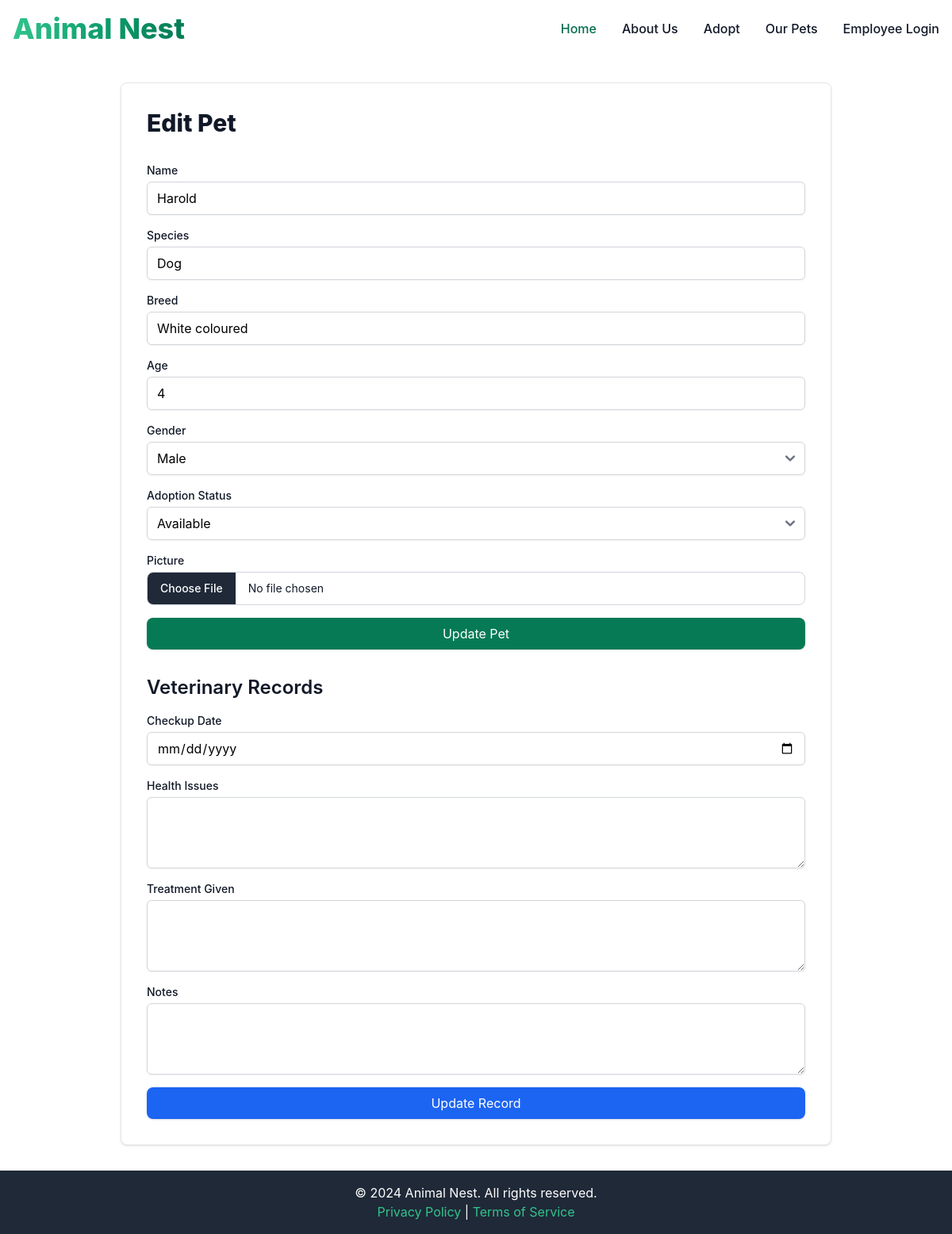
/edit_pet/P002/ (signed in), run on the app's committed database.
### app/models.py (models this page shows, shortened)
class Pet(models.Model):
    id = models.CharField(max_length=50, primary_key=True, editable=False)
    name = models.CharField(max_length=100)
    species = models.CharField(max_length=50)
    breed = models.CharField(max_length=50, blank=True, null=True)
    age = models.IntegerField(blank=True, null=True)
    gender = models.CharField(max_length=10, blank=True, null=True)
    date_of_arrival = models.DateField(default=timezone.now)
    adoption_status = models.CharField(max_length=20)
    picture = models.ImageField(upload_to='pets/', blank=True, null=True)

### app/views.py (the view)
# urls.py: path('edit_pet/<str:pet_id>/', views.edit_pet, name='edit_pet'),
@login_required
def edit_pet(request, pet_id):
    pet = get_object_or_404(Pet, id=pet_id)
    if request.method == 'POST':
        pet.name = request.POST.get('name', pet.name)
        pet.species = request.POST.get('species', pet.species)
        pet.breed = request.POST.get('breed', pet.breed)
        pet.age = request.POST.get('age', pet.age)
        pet.gender = request.POST.get('gender', pet.gender)
        pet.adoption_status = request.POST.get('adoption_status', pet.adoption_status)
        if 'picture' in request.FILES:
            pet.picture = request.FILES['picture']
        pet.save()
        record_id = request.POST.get('record_id')
        if record_id:
            record = get_object_or_404(VeterinaryRecord, record_id=record_id)
            record.checkup_date = request.POST.get('checkup_date', record.checkup_date)
            record.health_issues = request.POST.get('health_issues', record.health_issues)
            record.treatment_given = request.POST.get('treatment_given', record.treatment_given)
            record.notes = request.POST.get('notes', record.notes)
            record.save()
        else:
            if(request.POST.get('checkup_date')):
                VeterinaryRecord.objects.create(
                    pet=pet,
                    checkup_date=request.POST.get('checkup_date'),
                    health_issues=request.POST.get('health_issues'),
                    treatment_given=request.POST.get('treatment_given'),
                    notes=request.POST.get('notes')
                )
        return redirect('pets')  # Redirect to the pet list or detail view
    else:
        records = VeterinaryRecord.objects.filter(pet=pet)
    return render(request, 'edit_pet.html', {'pet': pet, 'records': records})

### templates/edit_pet.html (shortened to what this page needs)
{% extends 'base.html' %}
{% block content %}
<div class="py-8 flex items-center justify-center min-h-screen">
    <div class="w-full max-w-4xl p-4 bg-white border border-gray-200 rounded-lg shadow sm:p-6 md:p-8">
        <h1 class="text-3xl font-extrabold text-gray-900 mb-8">Edit Pet</h1>
        <form method="post" action="{% url 'edit_pet' pet.id %}" enctype="multipart/form-data">
            <div class="space-y-4">
                <div>
                    <label for="name" class="block text-sm font-medium text-gray-900">Name</label>
                    <input type="text" id="name" name="name" value="{{ pet.name }}" class="mt-1 block w-full px-3 py-2 border border-gray-300 rounded-md shadow-sm focus:outline-none focus:ring-green-500 focus:border-green-500 sm:text-sm">
                </div>
                <div>
                    <label for="species" class="block text-sm font-medium text-gray-900">Species</label>
                    <input type="text" id="species" name="species" value="{{ pet.species }}" class="mt-1 block w-full px-3 py-2 border border-gray-300 rounded-md shadow-sm focus:outline-none focus:ring-green-500 focus:border-green-500 sm:text-sm">
                </div>
                <div>
                    <label for="breed" class="block text-sm font-medium text-gray-900">Breed</label>
                    <input type="text" id="breed" name="breed" value="{{ pet.breed }}" class="mt-1 block w-full px-3 py-2 border border-gray-300 rounded-md shadow-sm focus:outline-none focus:ring-green-500 focus:border-green-500 sm:text-sm">
                </div>
                <div>
                    <label for="age" class="block text-sm font-medium text-gray-900">Age</label>
                    <input type="number" id="age" name="age" value="{{ pet.age }}" class="mt-1 block w-full px-3 py-2 border border-gray-300 rounded-md shadow-sm focus:outline-none focus:ring-green-500 focus:border-green-500 sm:text-sm">
                </div>
                <div>
                    <label for="gender" class="block text-sm font-medium text-gray-900">Gender</label>
                    <select id="gender" name="gender" class="mt-1 block w-full px-3 py-2 border border-gray-300 rounded-md shadow-sm focus:outline-none focus:ring-green-500 focus:border-green-500 sm:text-sm">
                        <option value="Male" {% if pet.gender == 'Male' %}selected{% endif %}>Male</option>
                    </select>
                </div>
                <div>
                    <label for="adoption_status" class="block text-sm font-medium text-gray-900">Adoption Status</label>
                    <select id="adoption_status" name="adoption_status" class="mt-1 block w-full px-3 py-2 border border-gray-300 rounded-md shadow-sm focus:outline-none focus:ring-green-500 focus:border-green-500 sm:text-sm">
                        <option value="Available" {% if pet.adoption_status == 'Available' %}selected{% endif %}>Available</option>
                    </select>
                </div>
                <div>
                    <label for="picture" class="block text-sm font-medium text-gray-900">Picture</label>
                    <input type="file" id="picture" name="picture" class="mt-1 block w-full text-sm text-gray-900 border border-gray-300 rounded-lg cursor-pointer focus:outline-none focus:ring-green-500 focus:border-green-500">
                </div>
                <button type="submit" class="w-full bg-green-600 text-white py-2 px-4 rounded-lg shadow hover:bg-green-700 focus:outline-none focus:ring-4 focus:ring-green-300">Update Pet</button>
            </div>
        </form>
        <h2 class="text-2xl font-semibold text-gray-900 mt-8 mb-4">Veterinary Records</h2>
        <form method="post" action="{% url 'edit_pet' pet.id %}">
            <div class="space-y-4">
                <div>
                    <label for="checkup_date" class="block text-sm font-medium text-gray-900">Checkup Date</label>
                    <input type="date" id="checkup_date" name="checkup_date" value="{{ record.checkup_date }}" class="mt-1 block w-full px-3 py-2 border border-gray-300 rounded-md shadow-sm focus:outline-none focus:ring-green-500 focus:border-green-500 sm:text-sm">
                </div>
                <div>
                    <label for="health_issues" class="block text-sm font-medium text-gray-900">Health Issues</label>
                    <textarea id="health_issues" name="health_issues" rows="3" class="mt-1 block w-full px-3 py-2 border border-gray-300 rounded-md shadow-sm focus:outline-none focus:ring-green-500 focus:border-green-500 sm:text-sm">{{ record.health_issues }}</textarea>
                </div>
                <div>
                    <label for="treatment_given" class="block text-sm font-medium text-gray-900">Treatment Given</label>
                    <textarea id="treatment_given" name="treatment_given" rows="3" class="mt-1 block w-full px-3 py-2 border border-gray-300 rounded-md shadow-sm focus:outline-none focus:ring-green-500 focus:border-green-500 sm:text-sm">{{ record.treatment_given }}</textarea>
                </div>
                <div>
                    <label for="notes" class="block text-sm font-medium text-gray-900">Notes</label>
                    <textarea id="notes" name="notes" rows="3" class="mt-1 block w-full px-3 py-2 border border-gray-300 rounded-md shadow-sm focus:outline-none focus:ring-green-500 focus:border-green-500 sm:text-sm">{{ record.notes }}</textarea>
                </div>
                <button type="submit" class="w-full bg-blue-600 text-white py-2 px-4 rounded-lg shadow hover:bg-blue-700 focus:outline-none focus:ring-4 focus:ring-blue-300">Update Record</button>
            </div>
        </form>
    </div>
</div>
{% endblock %}

### data on the page
Pet: name "Harold", species "Dog", breed "White coloured", age "4", gender "Male", adoption_status "Available"
